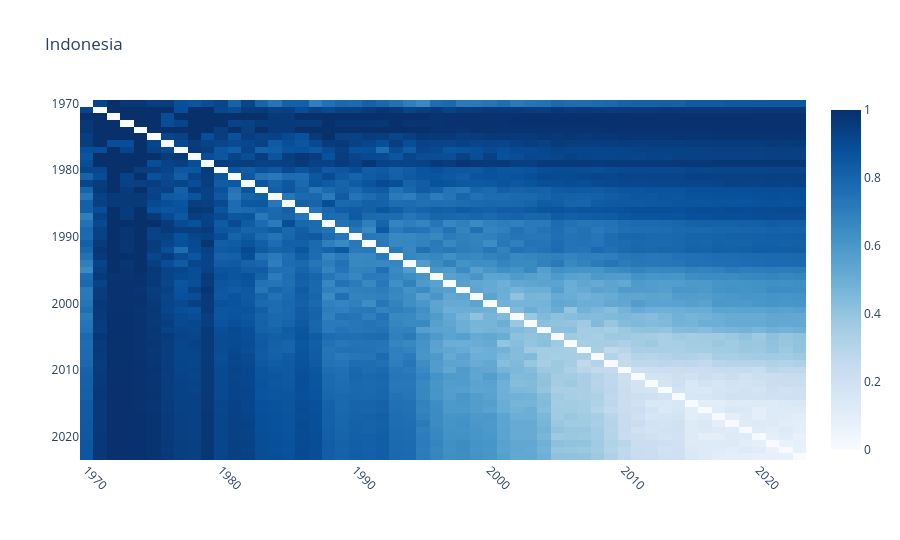

The notebook cell this image was saved under:
### Code cell
uf.plotly_heatmap(
    df_dist,
    x_labels=df_dist.columns,
    y_labels=df_dist.index,
    colorscale="non-symmetric",
    line_height=10,
    title=uf.id2name_country[country],
    # z_min=0,
    # z_max=1,
)

### Figure 1 — Plotly figure (JSON) as saved in the notebook; plotly's stock layout.template omitted (floating-point values rounded to 4 significant figures; data arrays with more than 128 entries replaced by an {"elided": "..."} marker saying what was removed)
{"data": [{"colorscale": [[0.0, "rgb(247,251,255)"], [0.125, "rgb(222,235,247)"], [0.25, "rgb(198,219,239)"], [0.375, "rgb(158,202,225)"], [0.5, "rgb(107,174,214)"], [0.625, "rgb(66,146,198)"], [0.75, "rgb(33,113,181)"], [0.875, "rgb(8,81,156)"], [1.0, "rgb(8,48,107)"]], "customdata": {"elided": "54x54x2 int values"}, "hovertemplate": "<b>X: </b>%{customdata[0]}<br><b>Y: </b>%{customdata[1]}<br><b>Z: </b> %{z:.3f}<br><extra></extra>", "x": [1970, 1971, 1972, 1973, 1974, 1975, 1976, 1977, 1978, 1979, 1980, 1981, 1982, 1983, 1984, 1985, 1986, 1987, 1988, 1989, 1990, 1991, 1992, 1993, 1994, 1995, 1996, 1997, 1998, 1999, 2000, 2001, 2002, 2003, 2004, 2005, 2006, 2007, 2008, 2009, 2010, 2011, 2012, 2013, 2014, 2015, 2016, 2017, 2018, 2019, 2020, 2021, 2022, 2023], "y": [1970, 1971, 1972, 1973, 1974, 1975, 1976, 1977, 1978, 1979, 1980, 1981, 1982, 1983, 1984, 1985, 1986, 1987, 1988, 1989, 1990, 1991, 1992, 1993, 1994, 1995, 1996, 1997, 1998, 1999, 2000, 2001, 2002, 2003, 2004, 2005, 2006, 2007, 2008, 2009, 2010, 2011, 2012, 2013, 2014, 2015, 2016, 2017, 2018, 2019, 2020, 2021, 2022, 2023], "z": {"elided": "54x54 float values"}, "type": "heatmap"}], "layout": {"xaxis": {"tickangle": 45, "automargin": true}, "yaxis": {"autorange": "reversed", "automargin": true}, "title": {"text": "Indonesia"}, "height": 540}}
